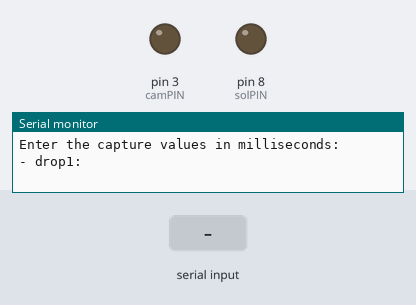
Simulated run of this sketch. Board: Arduino Uno, built with avr-gcc and run on an emulated ATmega328P. On the bench: output pins drawn as LEDs (lit = HIGH), the last lines printed to the serial monitor. Dashed ring = blinking. The inputs (shaded band) are chosen by the test bench.

Above: at 1.2 s.
1.3 s: "90,45\n" received over Serial
3.8 s: "30,150\n" received over Serial
At 5.19 s:
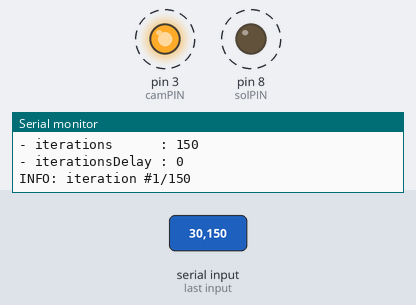
Timing chart, 0 to 12.8 s (numbered marks = the images above; inputs shaded):
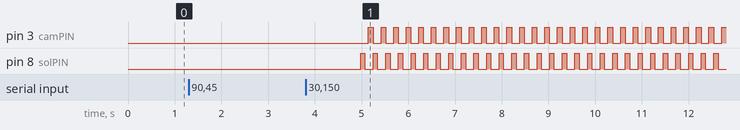

The sketch:

WaterDropMachine.ino
```cpp
/* Water Drop Machine V1
 *
 * Sketch that control the waterDropMachine created to perform water drop photography.
 * The system is based on arduino and a solenoid valve that drops water at a regular time interval.
 * The flash and the camero trigger are automatically triggered at predefined interval.
 * By Antranik Zekian, 2021 - part of the code freely inspired from the code "Water Drop Controller V4" by Gareth Bellamy
 * Refactored by Pierre-Arnaud Galiana - 2023
 */

// Constants
const int CAMERA_BUTTON_HOLD_TIME = 100;

// Arduino pins
const int camPIN = 3; // pin for camera
const int solPIN = 8; // pin for soleniod valve

struct captureData
{
  int drop1;
  int dropDelay;
  int drop2;
  int camDelay;
};

struct iterationsData
{
  int numberOfIterations;
  int delayBetweenIterations;
};

int readInt(String message = "")
{
  Serial.println(message);
  while (Serial.available() == 0)
  {
  }
  return Serial.parseInt();
}

captureData readCaptureData()
{
  Serial.println("Enter the capture values in milliseconds:");
  int drop1 = readInt("- drop1:");
  int dropDelay = readInt("- dropDelay:");
  int drop2 = readInt("- drop2:");
  int camDelay = readInt("- camDelay:");
  return {
    drop1 : drop1,
    dropDelay : dropDelay,
    drop2 : drop2,
    camDelay : camDelay
  };
}

iterationsData readIterationsData()
{
  Serial.println("Enter the iterations values in milliseconds:");
  int numberOfIterations = readInt("- numberOfIterations:");
  int delayBetweenIterations = readInt("- delayBetweenIterations:");
  return {
    numberOfIterations : numberOfIterations,
    delayBetweenIterations : delayBetweenIterations
  };
}

void displayCaptureData(captureData captureData)
{
  Serial.println("Capture values: ");
  Serial.print("- drop1           : ");
  Serial.println(captureData.drop1);
  Serial.print("- dropDelay       : ");
  Serial.println(captureData.dropDelay);
  Serial.print("- drop2           : ");
  Serial.println(captureData.drop2);
  Serial.print("- camDelay        : ");
  Serial.println(captureData.camDelay);
}

void displayIterationsData(iterationsData iterationsData)
{
  Serial.println("Iterations values: ");
  Serial.print("- iterations      : ");
  Serial.println(iterationsData.numberOfIterations);
  Serial.print("- iterationsDelay : ");
  Serial.println(iterationsData.delayBetweenIterations);
}

void printIteration(int iteration, int numberOfIterations)
{
  Serial.print("INFO: iteration #");
  Serial.print(iteration);
  Serial.print("/");
  Serial.println(numberOfIterations);
}

void printIterationDelay(int delayBetweenIterations)
{
  Serial.print("INFO: waiting for ");
  Serial.print(delayBetweenIterations);
  Serial.println("ms before next iteration");
}

void launchCapture(captureData captureData)
{
  digitalWrite(solPIN, HIGH); // Opens solenoid valve
  delay(captureData.drop1);   // Valve stays open for time value drop1 -> define 1st drop size
  digitalWrite(solPIN, LOW);  // Closes solenoid valve

  delay(captureData.dropDelay); // Time delay between drops

  digitalWrite(solPIN, HIGH); // Opens solenoid valve
  delay(captureData.drop2);   // Valve stays open for time value drop2 - 2nd drop size
  digitalWrite(solPIN, LOW);  // Closes solenoid valve

  delay(captureData.camDelay); // Time delay for camera activation

  digitalWrite(camPIN, HIGH);     // Sets camPIN to high - fires camera
  delay(CAMERA_BUTTON_HOLD_TIME); // Holds camPIN high for set delay to ensure signal
  digitalWrite(camPIN, LOW);      // Sets camPIN to low
}

void setup()
{
  Serial.begin(9600);      // Start the Serial Monitor
  pinMode(camPIN, OUTPUT); // Set camPIN to an output
  pinMode(solPIN, OUTPUT); // Set solPIN to an output
}

void loop()
{
  captureData captureData = readCaptureData();
  iterationsData iterationsData = readIterationsData();

  displayCaptureData(captureData);
  displayIterationsData(iterationsData);

  int iteration = 1;
  while (iteration <= iterationsData.numberOfIterations)
  {
    printIteration(iteration, iterationsData.numberOfIterations);
    launchCapture(captureData);
    if (iteration < iterationsData.numberOfIterations)
    {
      printIterationDelay(iterationsData.delayBetweenIterations);
      delay(iterationsData.delayBetweenIterations);
    }
    else
    {
      Serial.println("INFO: last iteration completed");
    }
    iteration++;
  }

  Serial.println("INFO: end of loop()");
}
```

Measured:
- after the input at 3.8 s, pin 3 (camPIN): alternates HIGH for 0.10 s and LOW for 0.17 s, starting after 1.3 s; pin 8 (solPIN): alternates HIGH for 0.09 s and LOW for 0.18 s, starting after 1.2 s
